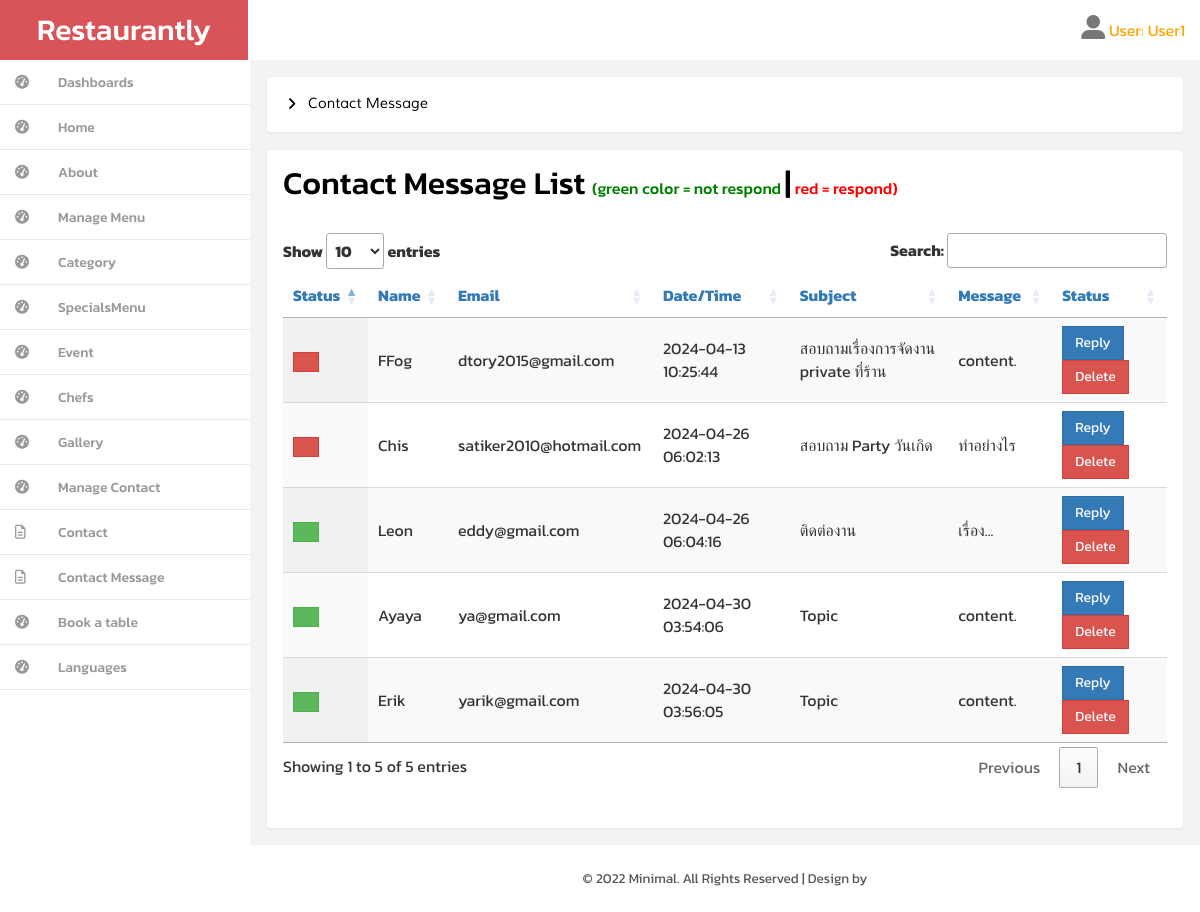
The page /backend/contact_message.php?action=en (signed in) on the database its author committed.
### tables this page shows
CREATE TABLE `user_message` (
  `id` int(11) NOT NULL,
  `Cus_Name` varchar(55) NOT NULL,
  `Cus_Email` varchar(55) NOT NULL,
  `Date_Message` datetime NOT NULL,
  `Cus_Subject` varchar(100) NOT NULL,
  `Cus_Message` varchar(155) NOT NULL,
  `Admin_message` varchar(255) NOT NULL,
  `color` varchar(155) NOT NULL
);

### backend/contact_message.php (the view, shortened to what this page needs)
<!DOCTYPE HTML>
<html>
<head><?php include("inc_header.php"); ?></head>
<body>
    <div id="wrapper">
    <?php
        include("inc_left_menu.php");
        include "../connect/connect.php";
    ?>
        <?php if(isset($_GET['action'])){
            $sql = $conn->query("SELECT * FROM user_message");
            $rows = $sql->fetchAll();
            switch($_GET){
            case ($_GET['action'] == 'en');
        ?>
        <div id="wrapper">
            <div id="page-wrapper" class="gray-bg dashbard-1">
                <div class="content-main">
                    <div class="banner">
                        <h2>
                            <i class="fa fa-angle-right"></i>
                            <span>Contact Message</span>
                        </h2>
                    </div>
                    <div class="grid-form">
                        <div class="grid-form1">
                            <h3 id="forms-example" class="">Contact Message List <span
                                    style="color: green; font-size:medium;">(green color = not respond </span>|<span
                                    style="color: red; font-size:medium;"> red = respond)</span></h3>
                            <form>
                                <div class="card-body">
                                    <div class="table-responsive">
                                        <table id="tablelist_menu" class="display" style="width: 100%;">
                                            <thead class=" text-primary">
                                                <th>Status</th>
                                                <th>Name</th>
                                                <th>Email</th>
                                                <th>Date/Time</th>
                                                <th>Subject</th>
                                                <th>Message</th>
                                                <th>Status</th>
                                            </thead>
                                            <tbody>
                                                <?php
                                                  foreach ($rows as $row) {
                                                ?>
                                                <tr>
                                                    <td><button class="btn btn-<?php echo $row['color']; ?>" style="width:5px;height:20px" type="button"></button></td>
                                                    <td><?php echo $row['Cus_Name']; ?></td>
                                                    <td><?php echo $row['Cus_Email']; ?></td>
                                                    <td><?php echo $row['Date_Message']; ?></td>
                                                    <td><?php echo $row['Cus_Subject']; ?></td>
                                                    <td><?php echo $row['Cus_Message']; ?></td>
                                                    <td>
                                                        <a
                                                            href="reply_message.php?id=<?php echo $row['id'];?>&action=en">
                                                            <button class="btn btn-primary" type="button">Reply</button>
                                                        </a>
                                                        <a
                                                            href="Delete/delete_contactmassg.php?id=<?php echo $row['id'];?>">
                                                            <button class="btn btn-danger" type="button" onclick="return Myfunction();"> Delete </button>
                                                        </a>
                                                    </td>
                                                </tr>
                                                <?php  } ?>
                                            </tbody>
                                        </table>
                                    </div>
                                </div>
                        </div>
                    </div>
                    <?php break; ?>
                                <?php break; } ?>
                                <?php } ?>
                                <?php include("inc_copy.php"); ?>
                            </div>
                        </div>
                    </div>
                </div>
</body>
</html>

### backend/css/style.css (style rules this page uses)
h4, h5, h6, h1, h2, h3 { margin: 0; }
html, body { font-family: 'Kanit', sans-serif; font-size: 100%; background:#F3F3F4; overflow-x: hidden; }
body a { transition:0.5s all; -webkit-transition:0.5s all; -moz-transition:0.5s all; -o-transition:0.5s all; -ms-transition:0.5s all; }
div#wrapper { background-color: #fff; }
@media (min-width: 768px) { #page-wrapper { position: inherit; margin: 0 0 0 240px; min-height: 1000px; } }
.content-main { background-color: #F3F3F4; padding-top: 1em; }
.banner { background: #fff; display: block; margin: 0em 1em ; padding:1em; border: 1px solid #ebeff6; border-color: #ebeff6; border-radius: 4px; -webkit-border-radius: 4px; -o-border-radius: 4px; -moz-border-radius: 4px; -ms-border-radius: 4px; -webkit-box-shadow: 0 1px 1px rgba(0,0,0,.05); box-shadow: 0 1px 1px rgba(0,0,0,.05); }
.banner h2 { font-size:0.9em; }
.banner h2 span { color:#000; font-family: 'Muli-Regular'; padding:0.3em ; }
.banner h2 i { color:#000; vertical-align:middle; padding:0.3em ; }
.grid-form { padding: 1em; }
.grid-form1 { background: #fff; margin-bottom: 1em; padding: 1em; border: 1px solid #ebeff6; border-radius: 4px; -webkit-border-radius: 4px; -o-border-radius: 4px; -moz-border-radius: 4px; -ms-border-radius: 4px; -webkit-box-shadow: 0 1px 1px rgba(0,0,0,.05); box-shadow: 0 1px 1px rgba(0,0,0,.05); }
.grid-form1:last-child { margin-bottom: 0em; }
.grid-form1 h3 { color: #000; font-size:2em; margin-bottom: 1em; }
.grid-form1 form { margin: 1.5em 0; }
.btn { border-radius: 0px; outline: none; }

### backend/css/custom.css (style rules this page uses)
#wrapper { width: 100%; }
#page-wrapper { min-height: 568px; }
@media (min-width:768px) { #page-wrapper { position: inherit; margin: 0 0 0 250px; } }

### rows shown on the page
user_message: Cus_Name "FFog", Cus_Email "dtory2015@gmail.com", Date_Message "2024-04-13 10:25:44", Cus_Subject "สอบถามเรื่องการจัดงาน private ที่ร้าน", Cus_Message "content."
user_message: Cus_Name "Chis", Cus_Email "satiker2010@hotmail.com", Date_Message "2024-04-26 06:02:13", Cus_Subject "สอบถาม Party วันเกิด", Cus_Message "ทำอย่างไร"
user_message: Cus_Name "Leon", Cus_Email "eddy@gmail.com", Date_Message "2024-04-26 06:04:16", Cus_Subject "ติดต่องาน", Cus_Message "เรื่อง..."
user_message: Cus_Name "Ayaya", Cus_Email "ya@gmail.com", Date_Message "2024-04-30 03:54:06", Cus_Subject "Topic", Cus_Message "content."
user_message: Cus_Name "Erik", Cus_Email "yarik@gmail.com", Date_Message "2024-04-30 03:56:05", Cus_Subject "Topic", Cus_Message "content."

### other values the page prints
$_SESSION["name"] "User1"
